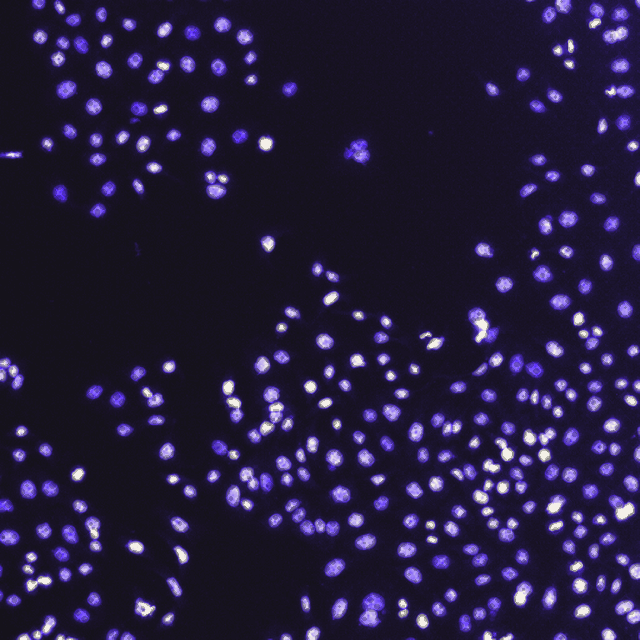
#> input picture video/assets/img/human_mitosis.png, 640 x 640 px, given in place of coffee.png, which was not available
$ python prep.py
#> lines starting #> are read from the running program, lines starting #| are printed output that depends on the picture; after the words box and inside, x2 and y2 are one past the last pixel; in counts of white or black regions, pixels touching at a corner belong together
#> in load, returned value is the input picture: PIL image 640x640 RGB; mean R, G, B 37.6, 29.7, 60.3
#> in up, `w, h = im.size`: w = 640
#> in up, `s = size[0] / w`: s = 1.22
### video/f2/concepts/doc_lookdev/src/treat.py
# Look-dev treatment recipes (prototype of the grade described in the concept doc).
import numpy as np
from PIL import Image, ImageFilter
from scipy import ndimage as ndi
LIB='/home/user/ccvedio/video/assets/lib/'
rng=np.random.default_rng(7)

def srgb2lin(a): return np.where(a<=0.04045,a/12.92,((a+0.055)/1.055)**2.4)
def lin2srgb(a): a=np.clip(a,0,1); return np.where(a<=0.0031308,a*12.92,1.055*a**(1/2.4)-0.055)

# [4 lines left out: function resize, not called in this run]

def curve(x,lift=0.035,gain=0.94,gamma=1.06,shoulder=0.82):
    # filmic: toe lift, gamma, soft shoulder roll-off above `shoulder`
#> called with lift = 0.035, gain = 0.94, gamma = 1.06, shoulder = 0.82
    y=lift+(gain-lift)*np.clip(x,0,1)**gamma
    k=y>shoulder; y=np.where(k,shoulder+(1-np.exp(-(y-shoulder)/(1-shoulder)*1.4))*(gain-shoulder)/(1-np.exp(-1.4)),y)
    return y

def color_grade(a,sat=0.80,shadow_tint=(1.04,1.0,0.94),hi_tint=(1.02,1.0,0.95)):
    L=(a*[0.2126,0.7152,0.0722]).sum(-1,keepdims=True)
    a=L+(a-L)*sat
    a=curve(a)
    w=np.clip(1-L*2,0,1); a=a*(w*np.array(shadow_tint)+(1-w)*np.array(hi_tint))
    return np.clip(a,0,1)

TONE=np.array([[0.047,0.043,0.039],[0.55,0.52,0.47],[0.93,0.90,0.84]])  # warm B/W ramp: shadow / mid / high
def mono_tone(g):
    g=curve(g,lift=0.03,gain=0.95,gamma=1.08)
    lo=np.clip(g*2,0,1)[...,None]; hi=np.clip(g*2-1,0,1)[...,None]
    return np.where(g[...,None]<0.5, TONE[0]+(TONE[1]-TONE[0])*lo, TONE[1]+(TONE[2]-TONE[1])*hi)

def halation(a,thr=0.80,radius=10,strength=0.22,tint=(1.0,0.42,0.22)):
#> called with thr = 0.8, radius = 8.67, strength = 0.22, tint = (1, 0.42, 0.22)
    L=a.mean(-1); m=np.clip((L-thr)/(1-thr),0,1)
    b=ndi.gaussian_filter(m,radius)
    return np.clip(a+b[...,None]*np.array(tint)*strength,0,1)
#> returned value: shape (520, 780, 3) float64

# [22 lines left out: functions grain, vignette, plate, not called in this run]

### video/f2/concepts/doc_lookdev/src/prep.py
# Prepare graded photo plates at exact display pixel sizes (grain is added later, full-frame).
import sys, numpy as np
sys.path.insert(0,'.')
from treat import *
from PIL import Image, ImageDraw, ImageFilter
from skimage import segmentation, filters, measure, morphology
from scipy import ndimage as ndi
OUT='plates/'; import os; os.makedirs(OUT,exist_ok=True)

def save(a,name): Image.fromarray((np.clip(a,0,1)*255).astype(np.uint8)).save(OUT+name)
#> called with name = 'coffee_780.png'
#> call 2 of load, with name = 'rocket.jpg', mode = 'RGB'
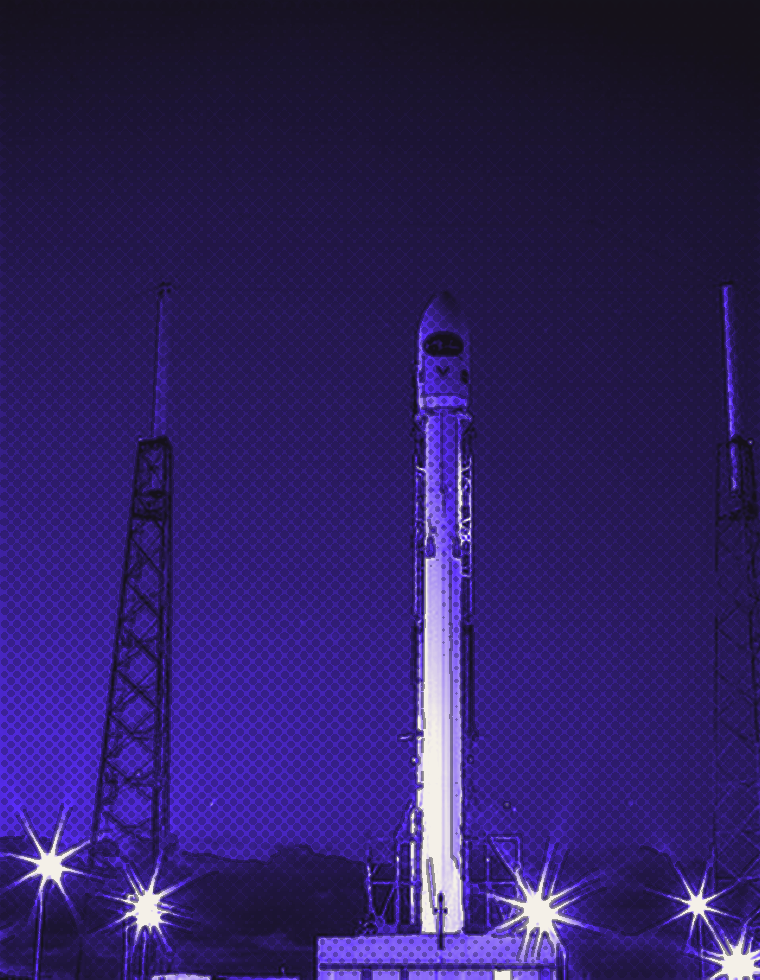
#> input picture video/assets/img/rocket.png, 760 x 980 px, given in place of rocket.jpg, which was not available
#> in load, returned value is the input picture: PIL image 760x980 RGB; mean R, G, B 46.9, 31.7, 98.4
def load(name,mode): return Image.open(LIB+name).convert(mode)
def up(im,size):
    w,h=im.size; s=size[0]/w
    r=im.resize(size,Image.LANCZOS)
    if s>1.05: r=r.filter(ImageFilter.UnsharpMask(radius=0.8*s,percent=45,threshold=2))
    return r
def deblock_sky(im, ymax):
#> called with ymax = 330
    a=np.asarray(im).astype(np.float32)/255
#> a: shape (980, 760, 3) float32
    L=a.mean(-1); g=np.hypot(*np.gradient(ndi.gaussian_filter(L,1.0)))
    m=(g<0.012).astype(np.float32); m[ymax:]=0; m=ndi.gaussian_filter(m,2)
#> after `m = (g < 0.012).astype(np.float32)`:
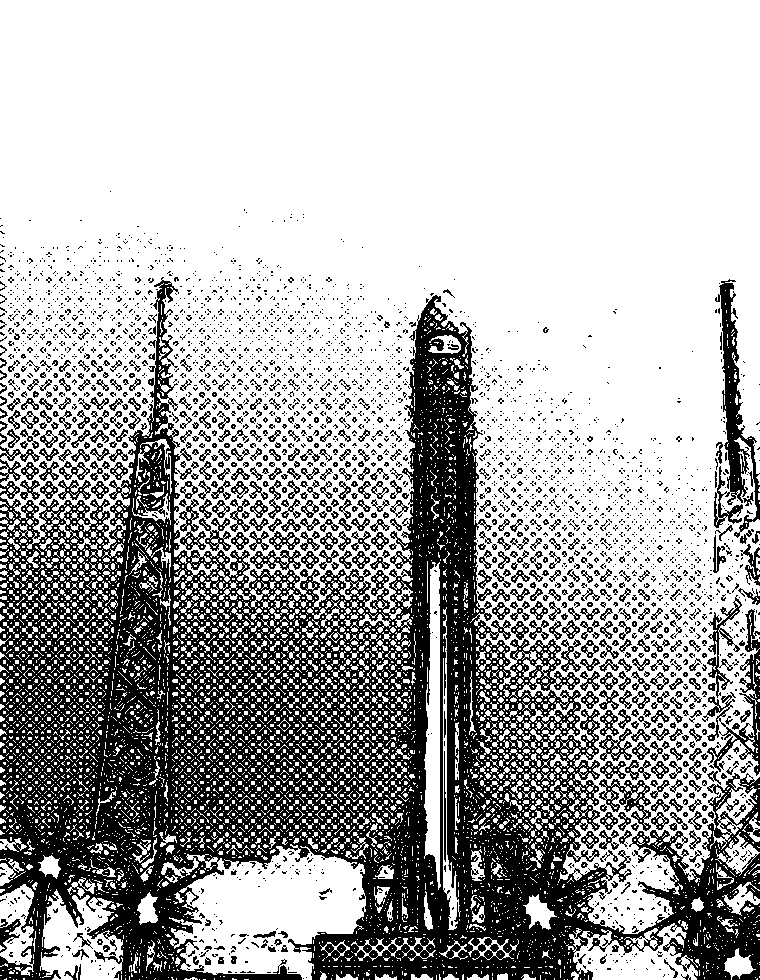
#> m: shape (980, 760) float32; values 0 (black) and 1 (white), 67.2% white; 3308 black regions (2709 under 20 px), largest, box (x1, y1, x2, y2) and area: (0, 277, 760, 980) 189680, (714, 279, 760, 538) 3909, (702, 609, 760, 776) 2214
#> after `m[ymax:] = 0`: m: shape (980, 760) float32; values 0 (black) and 1 (white), 33.1% white; 29 white regions (26 under 20 px), largest, box (x1, y1, x2, y2) and area: (0, 0, 760, 330) 246704, (435, 314, 443, 321) 34, (430, 308, 437, 315) 27
    b=np.stack([ndi.gaussian_filter(a[...,c],1.4) for c in range(3)],-1)
#> b: shape (980, 760, 3) float32
    return Image.fromarray(((a*(1-m[...,None])+b*m[...,None])*255).astype(np.uint8))

def color_plate(im,size,sat=0.80,hal=True,thr=0.80):
    a=np.asarray(up(im,size)).astype(np.float32)/255
    a=color_grade(a,sat=sat)
    if hal: a=halation(a,thr=thr,radius=10*size[0]/900,strength=0.22)
    return a
def mono_plate(im,size):
    a=np.asarray(up(im,size)).astype(np.float32)/255
    return mono_tone(a)

# S02 espresso 1.30x -> 780x520
save(color_plate(load('coffee.png','RGB'),(780,520),sat=0.84),'coffee_780.png')
# S03 rocket slit crop x223-423, 2.0x -> 400x854 (deblock sky first)
rk=deblock_sky(load('rocket.jpg','RGB'),330).crop((223,0,423,427))
save(color_plate(rk,(400,854),sat=0.74,thr=0.78),'rocket_slit_400.png')
#> call 2 of color_grade, with sat = 0.74, shadow_tint = (1.04, 1, 0.94), hi_tint = (1.02, 1, 0.95)
#> in color_grade (call 2), `w = np.clip(1 - L * 2, 0, 1)`:
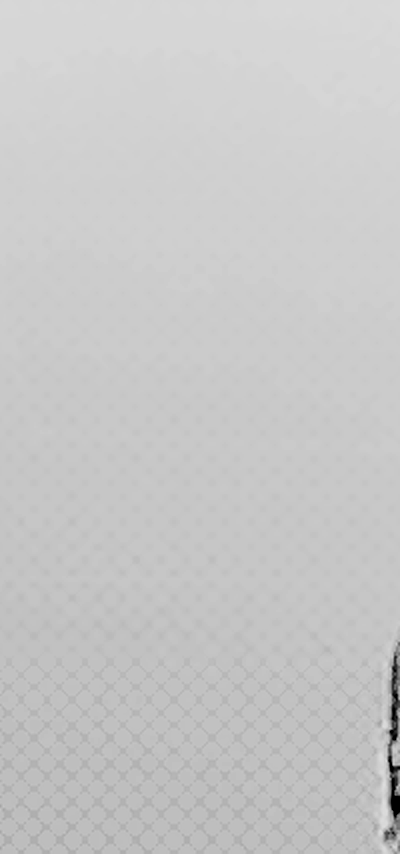
#> w: shape (854, 400, 1) float64; min 0, max 0.87, mean 0.785
#> in halation (call 2), `m = np.clip((L - thr) / (1 - thr), 0, 1)`: m: shape (854, 400) float64; every value is 0
# S04 coins plate 2.0x -> 768x606 (B/W warm tone)
save(mono_plate(load('coins.png','L'),(768,606)),'coins_768.png')
#> call 3 of load, with name = 'coins.png', mode = 'L'
#> in load (call 3), `def load(name,mode): return Image.open(LIB+name).convert(mode)`:
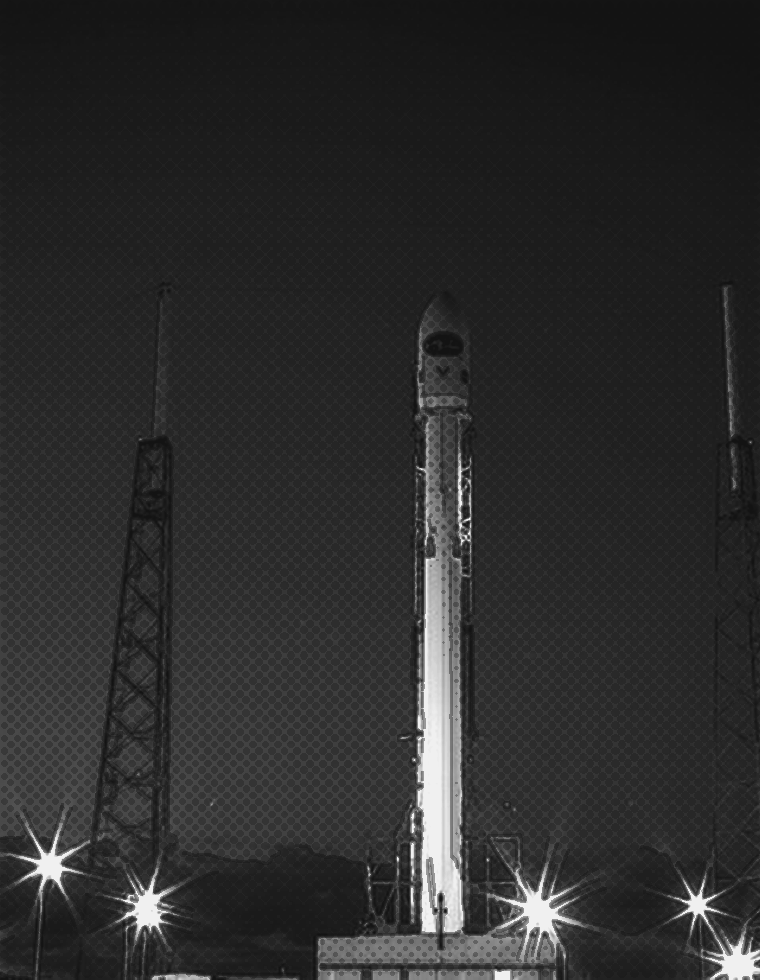
#> returned value: PIL image 760x980 L; min 19, max 240, mean 43.9
#> in curve (call 3), `k = y > shoulder`: k: shape (606, 768) bool; 1.2% white; 73 white regions (61 under 20 px), largest, box (x1, y1, x2, y2) and area: (425, 346, 447, 576) 2412, (514, 543, 572, 583) 661, (720, 582, 768, 606) 513
#> in mono_tone, `lo = np.clip(g * 2, 0, 1)[..., None]`:
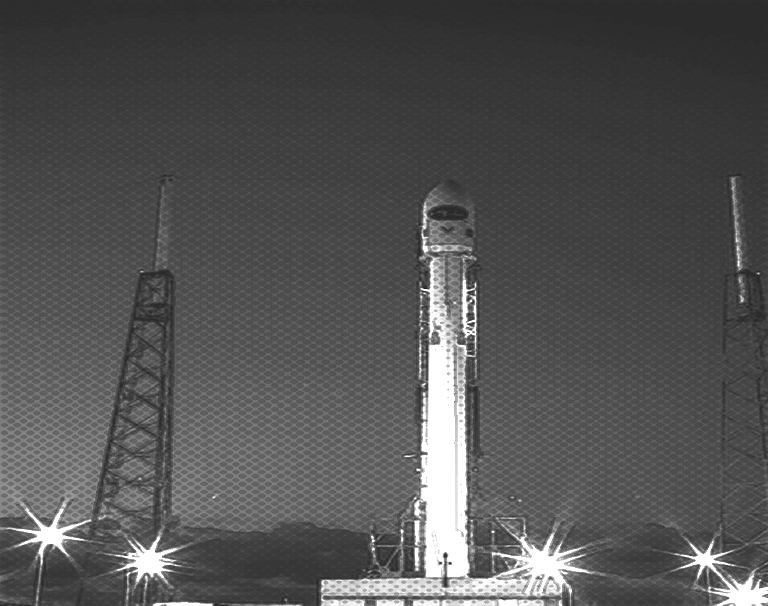
#> lo: shape (606, 768, 1) float32; min 0.104, max 1, mean 0.325
#> in mono_tone, `hi = np.clip(g * 2 - 1, 0, 1)[..., None]`:
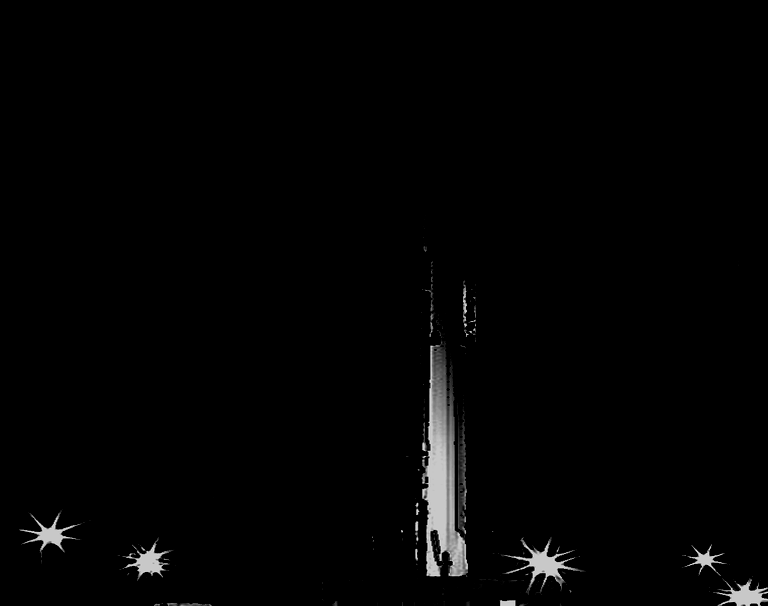
#> hi: shape (606, 768, 1) float32; min 0, max 0.86, mean 0.0139
#> in mono_tone, `return np.where(g[...,None]<0.5, TONE[0]+(TONE[1]-TONE[0])*lo, TONE[1]..`:
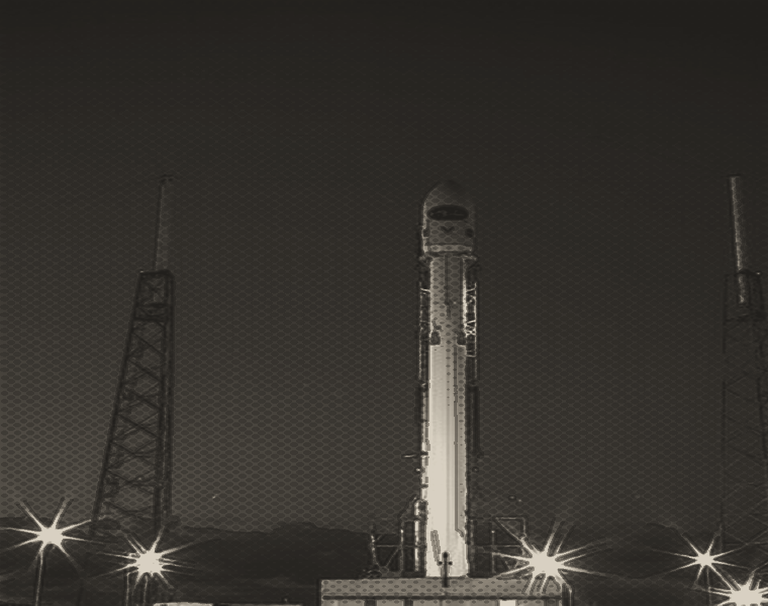
#> returned value: shape (606, 768, 3) float64; mean of channels 0, 1, 2 0.216, 0.203, 0.184; drawn as R, G, B
# Cover coins plate 2.0x same
# S01 coin #18 at 3.62x, circular alpha, 229x229
c=load('coins.png','L'); cx,cy,r=347.0,186.7,31.6
box=(cx-34,cy-34,cx+34,cy+34); crop=c.crop(tuple(int(round(v)) for v in box))
S=3.62; size=int(round(68*S)); cimg=mono_plate(crop,(size,size))
yy,xx=np.mgrid[0:size,0:size]; rr=np.hypot(xx-size/2+0.5,yy-size/2+0.5); alpha=np.clip((r*S+0.5-rr),0,1)
save(np.dstack([cimg,alpha]),'coin18_rgba.png')
# Sheet thumbnails (downscaled, sharp): fit into 284x180 box
sheet=[('coins.png','L'),('coffee.png','RGB'),('rocket.jpg','RGB'),('hubble_deep_field.jpg','RGB'),('retina.jpg','RGB'),
       ('camera.png','L'),('astronaut.png','RGB'),('grace_hopper.jpg','RGB'),('moon.png','L'),('text.png','L'),('clock_motion.png','L')]
for i,(n,mode) in enumerate(sheet,1):
    im=load(n,mode); w,h=im.size; s=min(284/w,180/h); size=(round(w*s),round(h*s))
#> after `w, h = im.size`: w = 760; h = 980
#> after `s = min(284 / w, 180 / h)`: s = 0.184
#> after `size = (round(w * s), round(h * s))`: size = (140, 180)
    im=im.resize(size,Image.LANCZOS)
    a=np.asarray(im).astype(np.float32)/255
    a=mono_tone(a) if mode=='L' else color_grade(a,sat=0.82)
    save(a,f'sheet_{i:02d}.png'); print(i,n,size)
#| 1 coins.png (140, 180)
#> (the run stopped early here; a loop or call above may not have finished)
